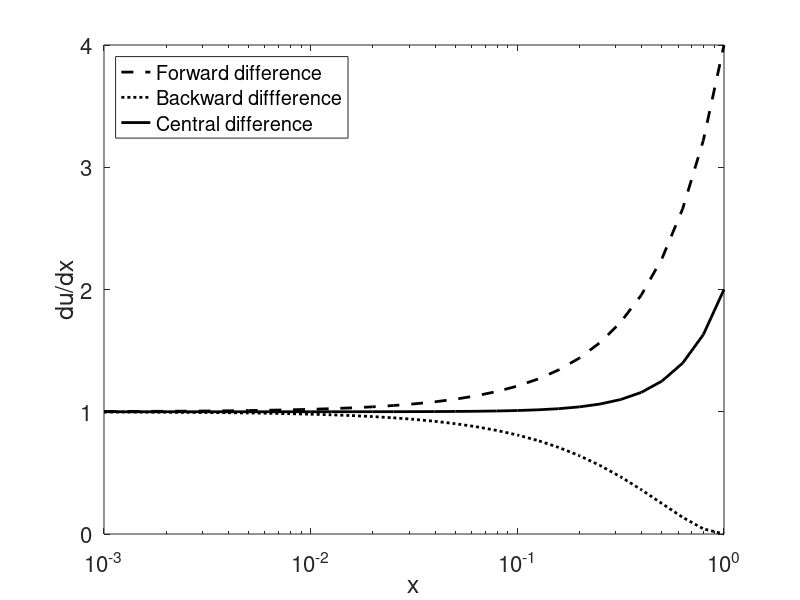

MATLAB code to generate this figure:
x0=1.0;            % the point where the derivative is calculated
dx=10.^[-3:.1:0];  % delta x values varying from 1 to 10^-3

for k=1:length(dx)
  % forward difference scheme
  dudx_f(k) = ((x0+dx(k))^3-(x0+dx(k))^2 -x0^3 + x0^2)/dx(k);
  % backward difference scheme
  dudx_b(k) = (x0^3-x0^2-(x0-dx(k))^3 +(x0-dx(k))^2)/dx(k);
  % central difference scheme
  dudx_c(k) = ((x0+dx(k))^3-(x0+dx(k))^2 ...
              -(x0-dx(k))^3+(x0-dx(k))^2)/(2*dx(k));
end

%- plot the results
figure(1);
semilogx(dx, dudx_f,'k--','LineWidth',2);
hold on
semilogx(dx, dudx_b,'k:','LineWidth',2);
semilogx(dx, dudx_c,'k','LineWidth',2);
set(gca,'fontsize',16);
xlabel('x','fontsize',18);
ylabel('du/dx','fontsize',18);
legend('Forward difference','Backward diffference',...
      'Central difference','location','northwest');
